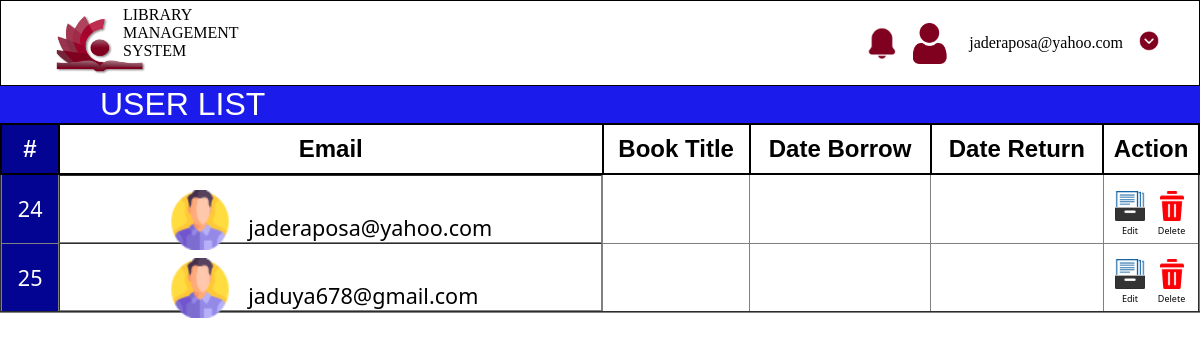
/user_list.php (signed in), run on an earlier commit of the app's database.
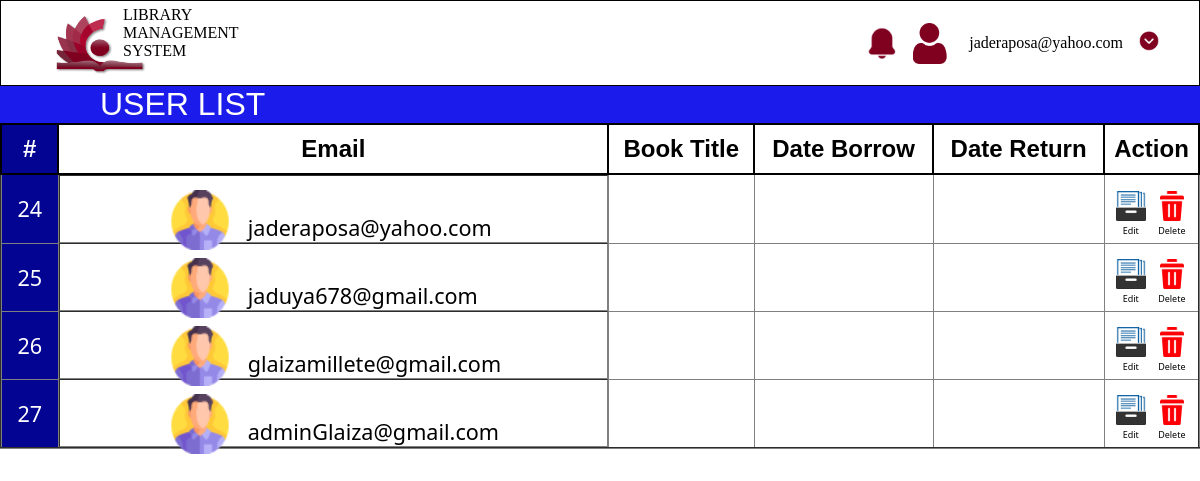
And on a later commit of the database.
### tables this page shows
CREATE TABLE `users` (
  `user_id` int(100) NOT NULL,
  `email` varchar(255) NOT NULL,
  `password` varchar(255) NOT NULL,
  `user_access` varchar(255) NOT NULL,
  `password_strength` varchar(255) NOT NULL
);

### user_list.php (the view, shortened to what this page needs)
<?php
include 'functions/connection.php';
$email = isset($_SESSION['email']) ? $_SESSION['email'] : null;
$query = "SELECT * FROM users";
$result = mysqli_query($conn, $query);
?>
<!DOCTYPE html>
<html lang="en">
<head>
    <link rel="stylesheet" href="./css/user_checkout.css">
    <link rel="stylesheet" href="https://use.fontawesome.com/releases/v6.2.1/css/all.css">
</head>
<body>
    <div class="container">
        <div class="logo">
            <div style="display: flex;align-items: center;">
                <img src="images/logo2.png" alt="logo" width="90px">
                <li>LIBRARY MANAGEMENT SYSTEM</li>
            </div>
        </div>
        <div style="display:flex;gap:1rem;align-items:center;margin-right: 40px;">
            <li><img src="images/bell-ring.png" alt="bell" width="30px" style="margin-top: 5px;"></li>
            <li><img src="./images/user.png" alt="user" width="40px" style="margin-top: 5px;"></li>
            <li>
                <?php echo $email; ?>
            </li>
            <li><img src="images/next.png" alt="next" width="20px"></li>
        </div>
    </div>
    <div class="title">
        <p>USER LIST</p>
    </div>
    <div class="table">
        <table border="2">
            <tr>
                <th>#</th>
                <th>Email</th>
                <th>Book Title</th>
                <th>Date Borrow</th>
                <th>Date Return</th>
                <th>Action</th>
            </tr>
            <?php while ($row = mysqli_fetch_assoc($result)): ?>
                <tr>
                    <td>
                        <?php echo $row['user_id']; ?>
                    </td>
                    <td>
                        <span style="text-align: left;width: 60%;display:flex;align-items:center;gap: 0.5rem;">
                            <img src="./images/man.png" alt="pfp" class="img1">
                            <span>
                                <?php echo $row['email']; ?>
                            </span>
                        </span>
                    </td>
                    <td></td>
                    <td></td>
                    <td></td>
                    <td>
                        <div class="button">
                            <div>
                                <img src="./images/store.png" alt="store" width="30px">
                                <p>Edit</p>
                            </div>
                            <div>
                                <a href="functions/delete_user.php?user_id=<?php echo $row['user_id']; ?>"
                                    onclick="return confirm('Are you sure you want to delete this user? click yes to continue')">
                                    <img src="./images/delete.png" alt="delete" width="30px">
                                </a>
                                <p>Delete</p>
                            </div>
                        </div>
                    </td>
                </tr>
            <?php endwhile; ?>
        </table>
    </div>
</body>
</html>

### css/user_checkout.css (style rules this page uses)
* { margin: 0; padding: 0; box-sizing: border-box; }
body { background: #FFF; }
.logo { margin-left: 55px; width: 105px; height: 84px; display: flex; align-items: center; }
.logo li { position: absolute; width: 115px; left: 122px; top: 5px; }
.container { position: relative; background: #fff; display: flex; list-style: none; justify-content: space-between; align-items: center; border: 1px solid; }
.title { background: #1B1BEC; color: #fff; display: flex; justify-content: space-between; right: 20rem; text-align: center; align-items: center; }
.title p { margin-left: 100px; font-size: 2em; font-weight: normal; font-family:'Lucida Sans', 'Lucida Sans Regular', 'Lucida Grande', 'Lucida Sans Unicode', Geneva, Verdana, sans-serif; }
.table { display: flex; justify-content: center; text-align: center; }
.table table { border-collapse: collapse; width: 100%; font-size: 1.5em; }
.table th { font-family:Arial, Helvetica, sans-serif; font-weight:700; border: 2px solid black; text-align: center; }
.table td { font-family:'Segoe UI', Tahoma, Geneva, Verdana, sans-serif; font-size:.9em; }
.table td:nth-child(2) { display: flex; height: 68px; text-align: center; }
.table span { margin-left: 10px; margin-top: 18px; }
.table tr td .img1, .img2, .img3, .img4, .img5, .img6, .img7, .img8, .img9, .img10 { margin-top:3px; margin-left: 100px; width: 60px; height:60px; }
.table th:nth-child(1), td:nth-child(1) { color: white; padding: 10px; background: #040492; }
.button { display: flex; font-size: xx-small; justify-content: space-evenly; margin-top: 10px; align-items: center; }
.button img { cursor: pointer; }

What changed in the data, as far as the page shows it:
added users: user_id "26", email "glaizamillete@gmail.com"
added users: user_id "27", email "adminGlaiza@gmail.com"
